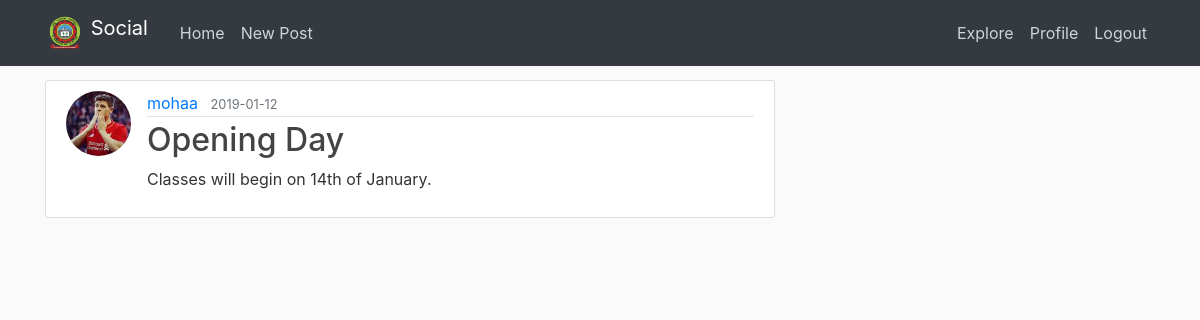
The app's page /post/1 (signed in) with its own data.
### app/models.py (models this page shows, shortened)
class User(UserMixin, db.Model):
	id = db.Column(db.Integer, primary_key=True)
	username = db.Column(db.String(64), index=True, unique=True)
	email = db.Column(db.String(120), index=True, unique=True)
	password_hash = db.Column(db.String(128))
	image_file = db.Column(db.String(20), nullable=False, default='default.jpg')
	posts = db.relationship('Post', backref='author', lazy='dynamic')
	about_me = db.Column(db.String(140))
	last_seen = db.Column(db.DateTime, default=datetime.now)
	followed = db.relationship(
		'User', secondary=followers,
		primaryjoin=(followers.c.follower_id == id),
		secondaryjoin=(followers.c.followed_id == id),
		backref=db.backref('followers', lazy='dynamic'), lazy='dynamic')

class Post(db.Model):
	id = db.Column(db.Integer, primary_key=True)
	title = db.Column(db.String(100), nullable=False)
	content = db.Column(db.Text, nullable=False)
	timestamp = db.Column(db.DateTime, index=True, default=datetime.now)
	user_id = db.Column(db.Integer, db.ForeignKey('user.id'))

### app/routes.py (the view)
@app.route("/post/<int:post_id>")
@login_required
def post(post_id):
	post = Post.query.get_or_404(post_id)
	return render_template('update_post.html', title=post.title, post=post)

### app/models.py (called while the page is built)
@login.user_loader
def load_user(id):
	return User.query.get(int(id))

### app/routes.py (called while the page is built)
@app.before_request
def before_request():
	if current_user.is_authenticated:
		current_user.last_seen = datetime.now()
		db.session.commit()

### app/templates/update_post.html (shortened to what this page needs)
{% extends "base.html" %}
{% block content %}
	<article class="media content-section">
	  <img class="rounded-circle article-img" src="{{ url_for('static', filename='images/' + post.author.image_file) }}">
	  <div class="media-body">
	    <div class="article-metadata">
	      <a class="mr-2" href="#">{{ post.author.username }}</a>
	      <small class="text-muted">{{ post.timestamp.strftime('%Y-%m-%d') }}</small>
	    </div>
	    <h2 class="article-title">{{ post.title }}</h2>
	    <p class="article-content">{{ post.content }}</p>
	  </div>
	</article>
{% endblock %}

### app/static/main.css (style rules this page uses)
body { background: #fafafa; color: #333333; margin-top: 5rem; }
h1, h2, h3, h4, h5, h6 { color: #444444; }
.content-section { background: #ffffff; padding: 10px 20px; border: 1px solid #dddddd; border-radius: 3px; margin-bottom: 20px; }
.article-title { color: #444444; }
.article-content { white-space: pre-line; }
.article-img { height: 65px; width: 65px; margin-right: 16px; }
.article-metadata { padding-bottom: 1px; margin-bottom: 4px; border-bottom: 1px solid #e3e3e3 }

### records on screen
User: image_file (picture), author.username "mohaa"
Post: timestamp "2019-01-12", title "Opening Day", content "Classes will begin on 14th of January."
